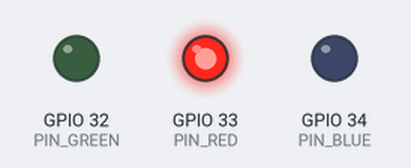
Bench run of a sketch on a simulated ESP32. Shown: output pins drawn as LEDs (lit = HIGH).

Above: at 0.2 s.
At 1.2 s:
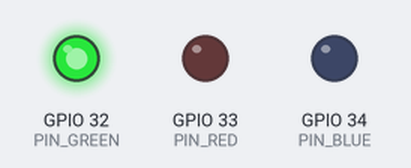
At 2.7 s:
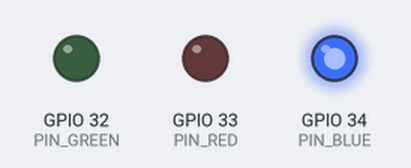
At 3.7 s:
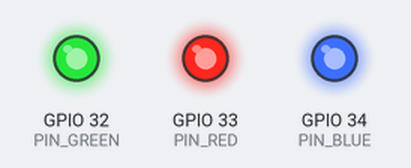
Timing chart, 0 to 4.6 s (numbered marks = the images above):
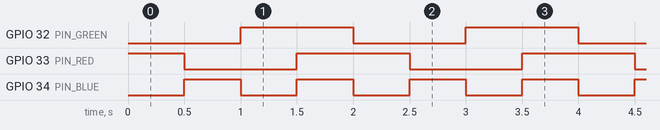

The sketch:

10_Relay.ino
```cpp
#define PIN_RED 33
#define PIN_GREEN 32
#define PIN_BLUE 34


void setup() {
  pinMode(PIN_RED , OUTPUT );
  pinMode(PIN_GREEN , OUTPUT);
  pinMode(PIN_BLUE,OUTPUT);

}

void setColour(int red , int blue , int green ){
  analogWrite(PIN_RED , red );
  analogWrite(PIN_BLUE ,blue );
  analogWrite(PIN_GREEN  , green );
}

void loop() {
  // put your main code here, to run repeatedly:
  // this speeds up the simulation
  setColour(255,0,0);
  delay(500);
  setColour(0,255,0);
  delay(500);
  setColour(0,0,255);
  delay(500);
  setColour(255,255,255);
  delay(500);
}
```

Measured:
- by itself, GPIO 32 (PIN_GREEN): alternates HIGH for 1.0 s and LOW for 1.0 s
- by itself, GPIO 33 (PIN_RED): repeats every 2.0 s: LOW 1.0 s, HIGH 1.0 s
- by itself, GPIO 34 (PIN_BLUE): alternates HIGH for 0.50 s and LOW for 0.50 s
